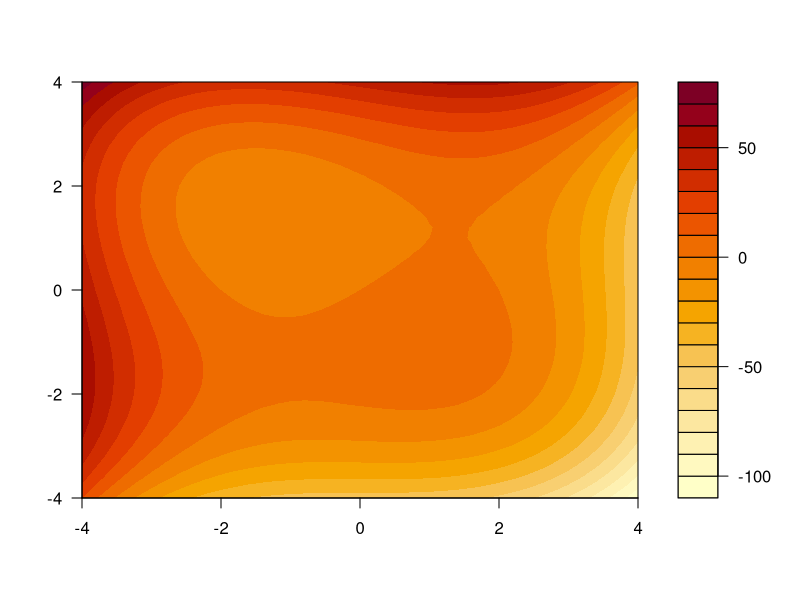
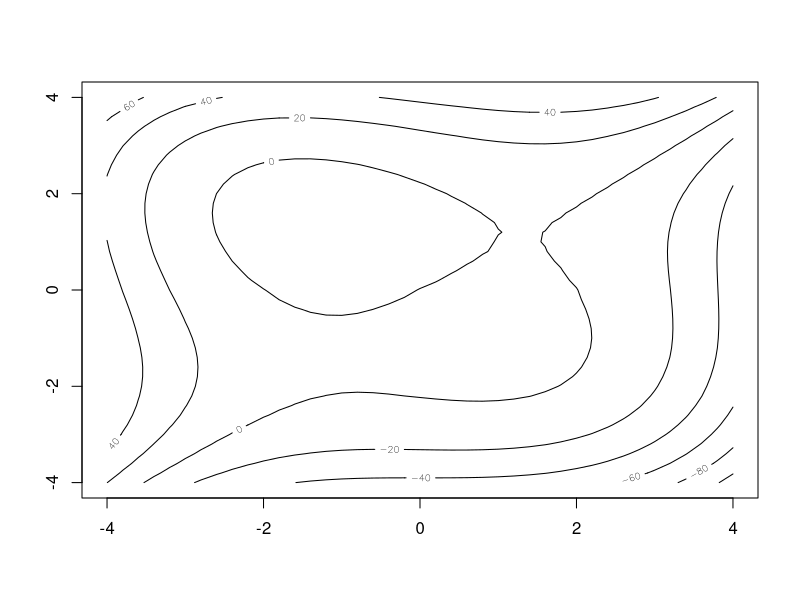
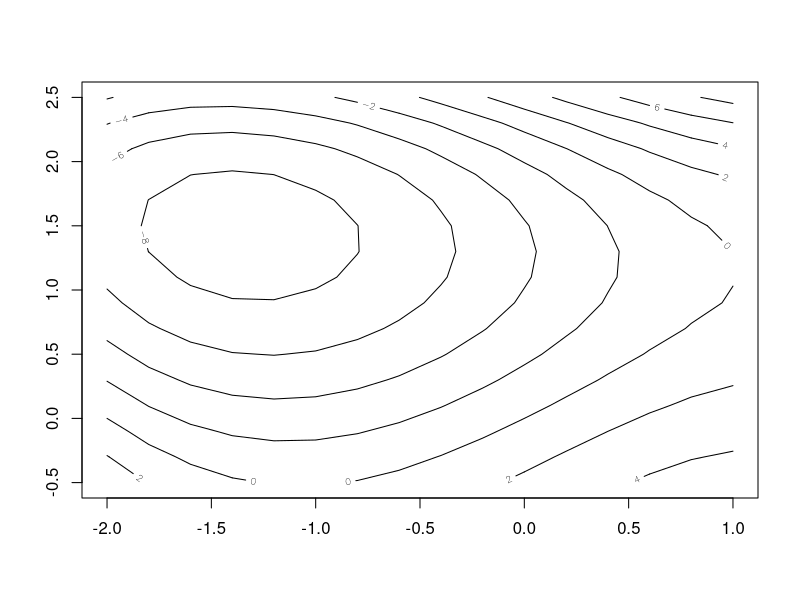
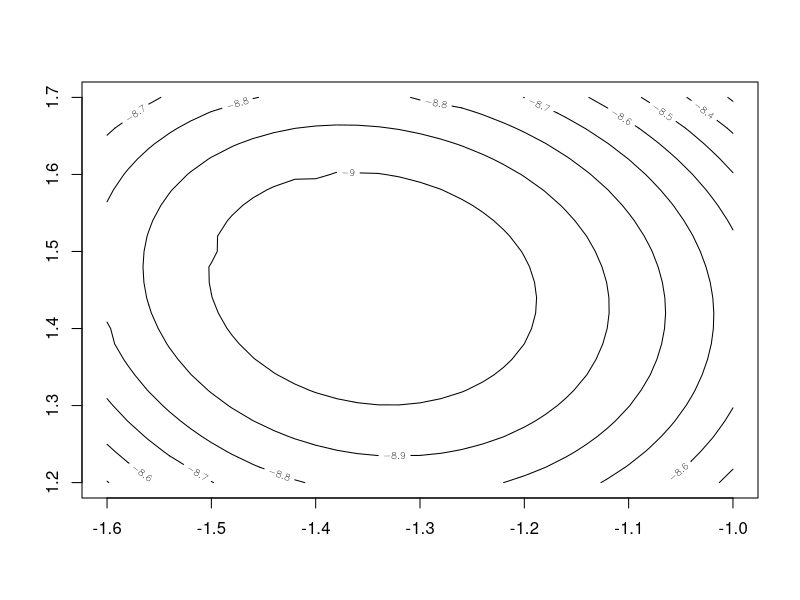
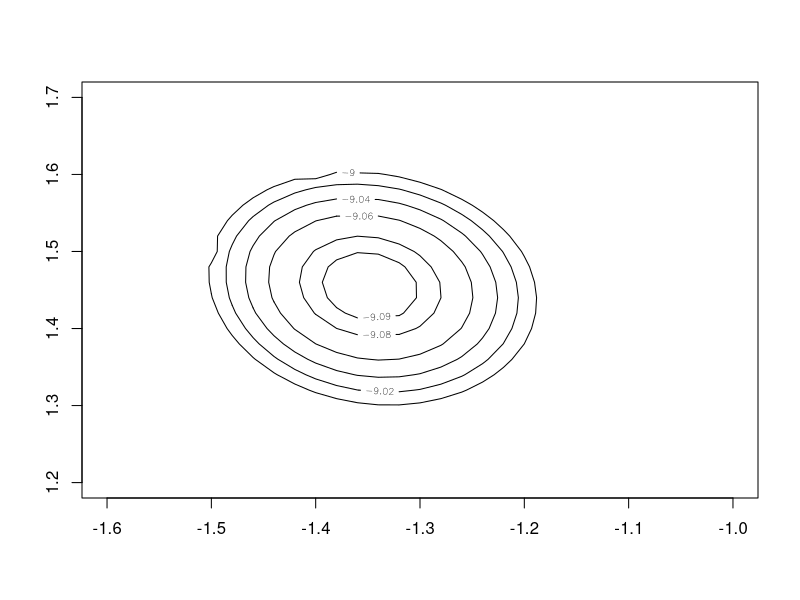
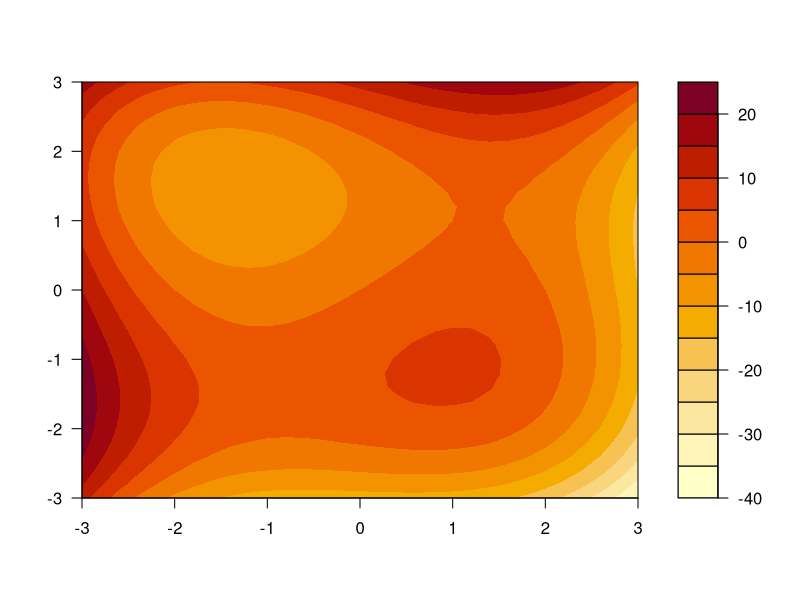
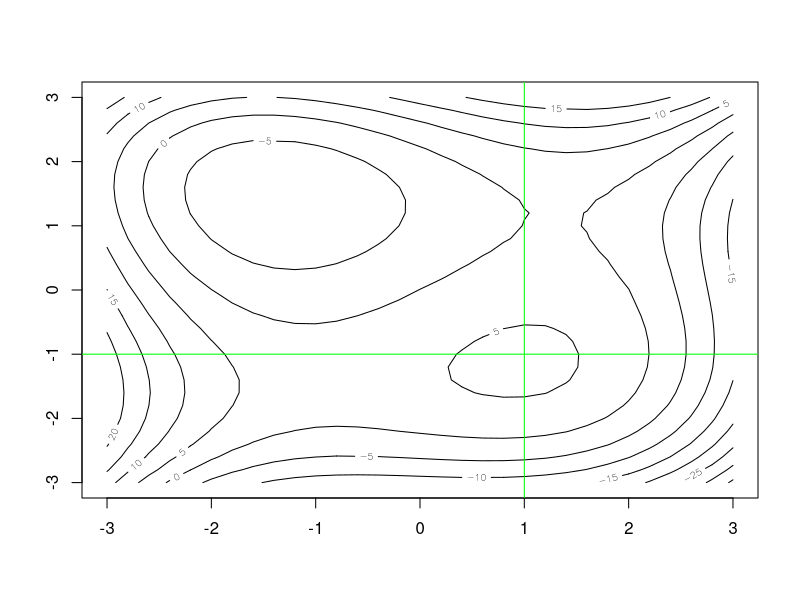
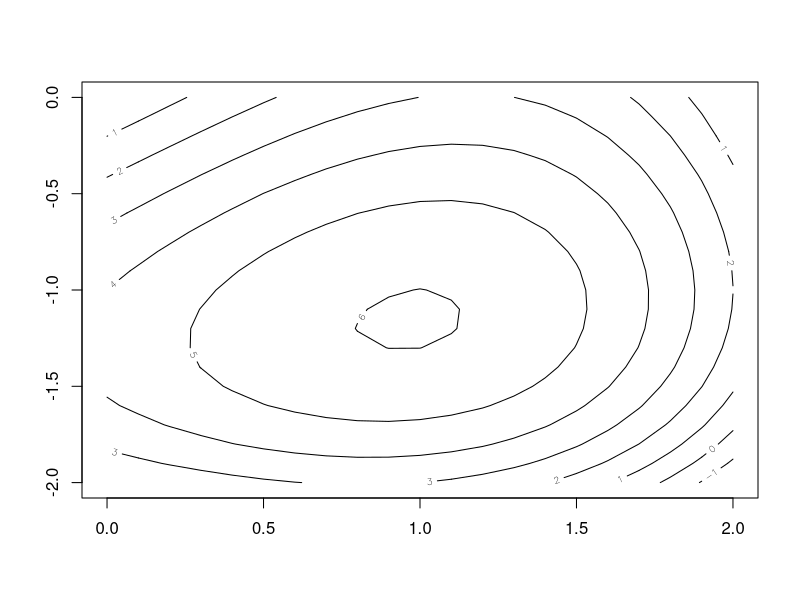

R code for these plots, in order:
#Math 23 Script 3.4D-CriticalPoints

#Last modified: November 18, 2014 by Paul Bamberg -- added filled.contour()
library(numDeriv)
#Topic 1 - Finding and classifying critical points

#Here is a function from Hubbard Exercise 3.6.4, intended for computerized analysis.
f <- function(x,y) -x^3+y^3+x*y+4*x-5*y    #needed for contour lines
fVec <- function(v) -v[1]^3+v[2]^3+v[1]*v[2]+4*v[1]-5*v[2] #needed for numDeriv
#We can search for maxima and minima by plotting contour lines.
y <- x <- seq(-4, 4, 0.2)
z <- outer(x,y,f)    #matrix of function values
filled.contour(x,y,z) #colors may help identify maximum/minimum.
contour(x,y,z)
#The closed contour for value 0 is suggestive. It is centered near (-1,1).
x <- seq(-2, 1, 0.2)
y <- seq(-0.5, 2.5, 0.2)
z <- outer(x,y,f)    #matrix of function values
contour(x,y,z)
#It looks as though we have found a minimum near (-1.3, 1.5).
x <- seq(-1.6, -1, 0.02)
y <- seq(1.2, 1.7, 0.02)
z <- outer(x,y,f)    #matrix of function values
contour(x,y,z)
contour(x,y,z, levels = c(-9,-9.02, -9.04, -9.06, -9.08, -9.09, -9.1))
#Now we have a good approximation.
#Use the partial derivatives to get two equations in two unknowns
Df <- function(v) c(-3*v[1]^2+v[2]+4, 3*v[2]^2+v[1]-5)
v0 <- c(-1.35, 1.45)
Df(v0)       #pretty close to zero
grad(fVec, v0)   #in fact, we don't need to know our Math 1 stuff!

#Use Newton's method to improve the approximation
A <- jacobian(Df, v0); A
hessian(fVec,v0)  #this matrix of second derivatives can be found numerically
v1 <- v0 - solve(A)%*%Df(v0); v1; Df(v1)
f(v1[1], v1[2])   #the local minimum value of the function

#Look at the Hessian matrix of second partial derivatives at the critical point.
grad(fVec,v1)       #confirms our critical point
H <- hessian(fVec, v1); H; det(H) #positive det confirms extremum
sum(H*diag(c(1,1)))   #positive trace confirms a minimum

#We have found a local minimum. Go back and look for another extremum.
#Replot the original contour lines
y <- x <- seq(-3, 3, 0.2)
z <- outer(x,y,f)    #matrix of function values
filled.contour(x,y,z)
contour(x,y,z)
#The color display hints at a maximum near (1, -1)?
abline(v=1, col = "green"); abline(h=-1, col = "green")
x <- seq(0, 2, 0.1)
y <- seq(-2, 0, 0.1)
z <- outer(x,y,f)    #matrix of function values
contour(x,y,z)
#It looks as though we have found a maximum near (1, -1.2)
v0 <- c(1, -1.2)
Df(v0)       #pretty close to zero, though not as good as before
A <- jacobian(Df, v0); A
v1 <- v0 - solve(A)%*%Df(v0); v1; Df(v1) #one iteration of Newton's method works wonders
f(v1[1], v1[2])     #the value of the function at the local maximum.
#Check the contour lines near our maximum.
x <- seq(0.92, 1.02, 0.001)
y <- seq(-1.2, -1.1, 0.001)
z <- outer(x,y,f)    #matrix of function values
contour(x,y,z)
contour(x,y,z, levels = c(6.08, 6.081, 6.0811, 6.0812, 6.08126))

#Have a look at the Hessian matrix 
grad(fVec,v1)       #confirms our critical point
H <- hessian(fVec, v1); H; det(H) #positive det confirms extremum
sum(H*diag(c(1,1)))   #negative trace confirms a maximum

#Replot the original contour lines to look for more critical points.
y <- x <- seq(-3, 3, 0.2)
z <- outer(x,y,f)    #matrix of function values
filled.contour(x,y,z)
contour(x,y,z)
#The 0 contour gets close to itself near (1.3,1.3)
abline(h=1.3, col = "green"); abline(v=1.3, col = "green")
#Zoom in for a closer look
y <- x <- seq(1, 1.5, 0.01)
z <- outer(x,y,f)    #matrix of function values
filled.contour(x,y,z)
contour(x,y,z)
#Something is happening for values between 0.2 and 0.3.
contour(x,y,z, levels = seq(0.2, 0.3, 0.01))
#we have found a saddle point near (1.3, 1.12)
#Zoom in for a closer look.
x <- seq(1.25, 1.35, 0.01)
y <- seq(1.07, 1.17, 0.01)
z <- outer(x,y,f)    #matrix of function values
filled.contour(x,y,z)
contour(x,y,z)
#Something is happening for values between 0.262 and 0.264.
contour(x,y,z, levels = seq(0.262, 0.264, 0.0005))

#It looks as though we have found a saddle point near (1.31, 1.11)
v0 <- c(1.31, 1.11)
Df(v0)       #pretty close to zero.
A <- jacobian(Df, v0); A
v1 <- v0 - solve(A)%*%Df(v0); v1; Df(v1) #one iteration of Newton's method works wonders
f(v1[1], v1[2])      #this is the value of the function at the saddle point.
#Notice that there are larger and smaller function values nearby.
#This is not an extremum!

#Have a look at the Hessian matrix 
grad(fVec,v1)       #confirms our critical point
H <- hessian(fVec, v1); H; det(H) #negative determinant confirms saddle point.

#If we set both partial derivatives to zero we could get a 4th degree equation for x.
#So perhaps there is a fourth critical point.
#Replot the original contour lines
y <- x <- seq(-3, 3, 0.2)
z <- outer(x,y,f)    #matrix of function values
filled.contour(x,y,z)
contour(x,y,z)
#The 0 contour gets closest to itself near (-1,-1)
abline(v=-1, col = "green"); abline(h=-1, col = "green")
#Zoom in for a closer look
y <- x <- seq(-2, -0, 0.01)
z <- outer(x,y,f)    #matrix of function values
filled.contour(x,y,z)
contour(x,y,z)
#Something is happening for values between 2 and 3.
contour(x,y,z, levels = seq(2, 3, 0.1))
#We have found a saddle point near (-1, -1.5)
#This is probably close enough so that Newton's method will work.

v0 <- c(-1, -1.5)
Df(v0)       #not too far from zero.
A <- jacobian(Df, v0); A
v1 <- v0 - solve(A)%*%Df(v0); v1; Df(v1) #one iteration of Newton's method works wonders
f(v1[1], v1[2])      #this is the value of the function at the saddle point.

#Have a look at the Hessian matrix 
grad(fVec,v1)       #confirms our critical point
H <- hessian(fVec, v1); H; det(H) #negative determinant confirms saddle point.





